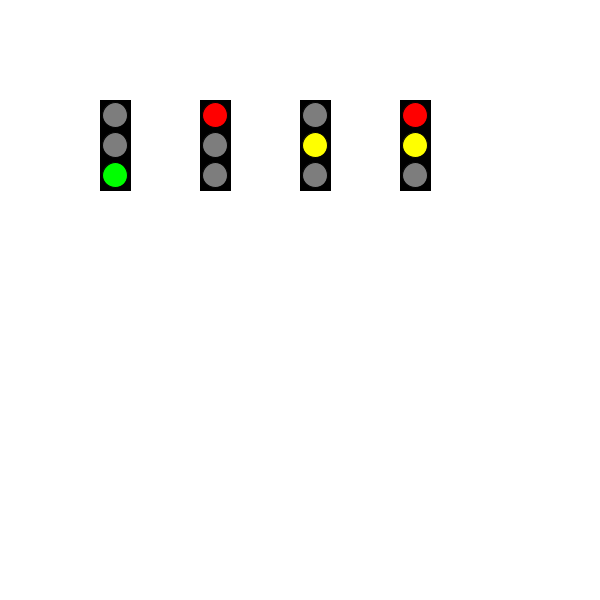
Frame 1 (no input)
Frame 60 (the mouse pressed at the canvas centre just before this capture): identical to frame 1, image omitted
Frame 120 (the mouse held since frame 60 and released just before this capture): identical to frame 1, image omitted

The Processing sketch that drew this single still picture (run headless with seeded random() and noise(); from frame 60 on, the mouse is pressed at the canvas centre):

// Processing sketch: Lyskryds_A_v1
// ── Lyskryds_A_v1.pde
Trafik0 t1, t2, t3, t4;


void setup() {
  size (600, 600);

  // draw looper 60 gange og i vil ikke oprette variabler så mange gange. 
  t1 = new Trafik0(100, 100);
  t2 = new Trafik0(200, 100);
  t3 = new Trafik0(300,100);
  t4 = new Trafik0(400,100);
}

void draw() {
  background (255); // tagn forfra hver gang draw looper
  t1.setState(1); // besten hvilken tilstand lyset skal have
  t1.drawTrafik0();
  t2.setState(0); // besten hvilken tilstand lyset skal have
  t2.drawTrafik0();
  t3.setState(2);
  t3.drawTrafik0();
  t4.setState(3);
  t4.drawTrafik0();
}

// ── Trafiklys.pde
class Trafik0 {

  int xpos, ypos;
  int lengde =30; // ingen æøå :)
  int hoejde = 90;
  int state; // er lyset rød eller grøn

  // konstruktøren
  Trafik0(int xpos, int ypos) {
    this.xpos = xpos;
    this.ypos = ypos;
  }

  void drawTrafik0() {
    pushMatrix();
    translate(xpos, ypos);
    fill(0);
    rect(0, 0, lengde, hoejde);

    switch(state)
    {
    case 0: 
      roed();
      break;
    case 1: 
      groen();
      break;
    case 2:
      gul();
      break;
    case 3:
      roedgul();
      break;
    }

    popMatrix();
  }


  void setState(int state){
    this.state=state;
  }


  void roed() {
    fill(255, 0, 0);
    circle(15, 15, 25);
    fill(125);
    circle(15, 45, 25);
    circle(15, 75, 25);
  }

  void groen() {
    fill(125);
    circle(15, 15, 25);
    circle(15, 45, 25);
    fill(0, 255, 0);
    circle(15, 75, 25);
  }
  
  void roedgul() {
    fill(255,0,0);
    circle(15,15,25);
    fill(255,255,0);
    circle(15,45,25);
    fill(125);
    circle(15,75,25);
  }
  
  void gul() {
    fill(125);
    circle(15,15,25);
    fill(255,255,0);
    circle(15,45,25);
    fill(125);  
    circle(15,75,25);
    
  }
}
